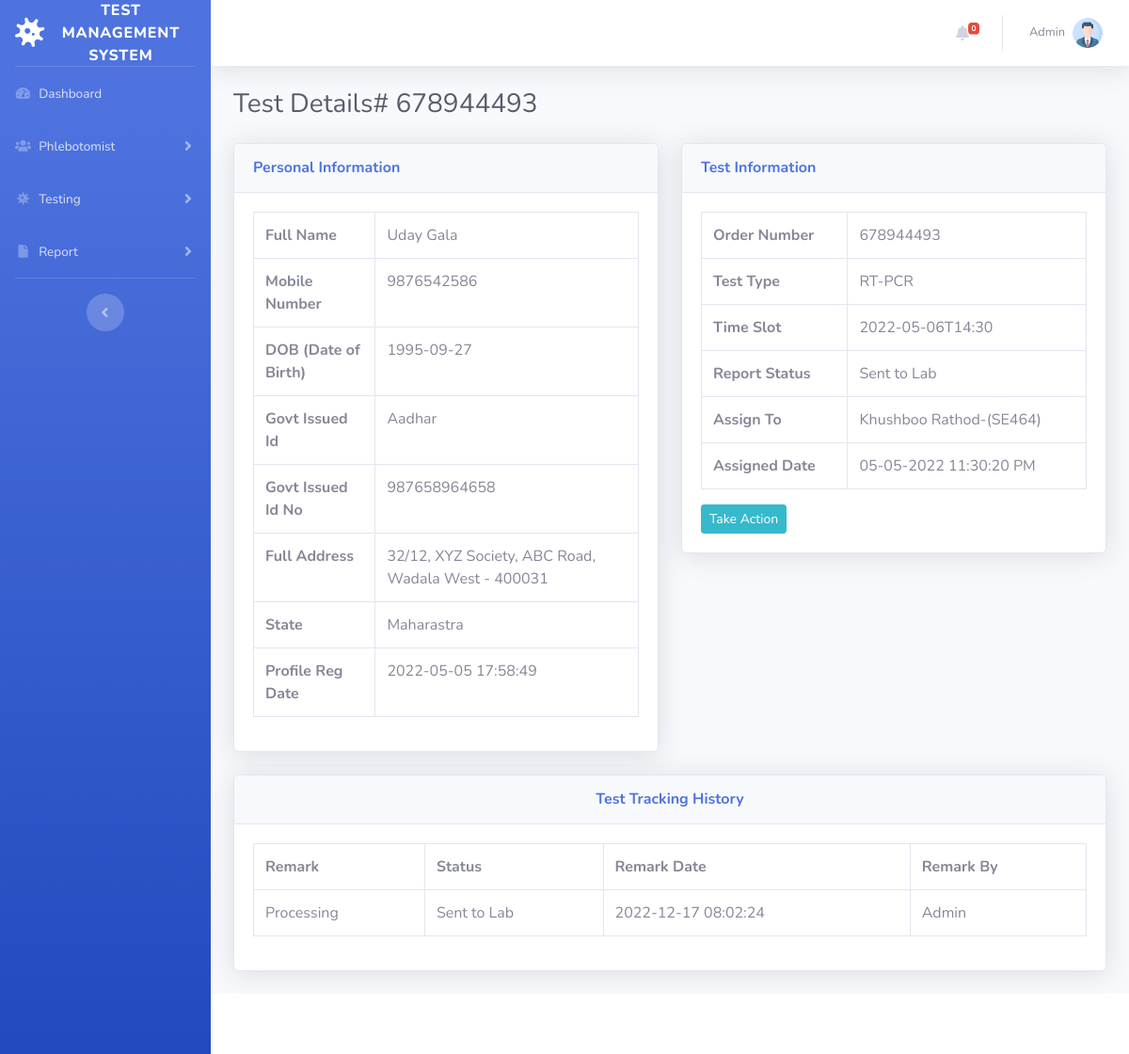
The app's page /test-details.php?tid=1&&oid=678944493 (signed in) with its own data.
### tables this page shows
CREATE TABLE `tbltestrecord` (
  `id` int(11) NOT NULL,
  `OrderNumber` bigint(14) DEFAULT NULL,
  `PatientMobileNumber` bigint(14) DEFAULT NULL,
  `TestType` varchar(100) DEFAULT NULL,
  `TestTimeSlot` varchar(120) DEFAULT NULL,
  `ReportStatus` varchar(100) DEFAULT NULL,
  `FinalReport` varchar(150) DEFAULT NULL,
  `ReportUploadTime` varchar(200) DEFAULT NULL,
  `RegistrationDate` timestamp NULL DEFAULT current_timestamp(),
  `AssignedtoEmpId` varchar(150) DEFAULT NULL,
  `AssigntoName` varchar(180) DEFAULT NULL,
  `AssignedTime` varchar(100) DEFAULT NULL
);

CREATE TABLE `tblpatients` (
  `id` int(11) NOT NULL,
  `FullName` varchar(120) DEFAULT NULL,
  `MobileNumber` bigint(12) DEFAULT NULL,
  `DateOfBirth` date DEFAULT NULL,
  `GovtIssuedId` varchar(150) DEFAULT NULL,
  `GovtIssuedIdNo` varchar(150) DEFAULT NULL,
  `FullAddress` varchar(255) DEFAULT NULL,
  `State` varchar(200) DEFAULT NULL,
  `RegistrationDate` timestamp NOT NULL DEFAULT current_timestamp()
);

CREATE TABLE `tblreporttracking` (
  `id` int(11) NOT NULL,
  `OrderNumber` bigint(40) DEFAULT NULL,
  `Remark` varchar(255) DEFAULT NULL,
  `Status` varchar(120) DEFAULT NULL,
  `PostingTime` timestamp NULL DEFAULT current_timestamp(),
  `RemarkBy` int(5) DEFAULT NULL
);

### test-details.php (the view, shortened to what this page needs)
<?php session_start();
include_once('includes/config.php');
if (strlen($_SESSION['aid']==0)) {
  header('location:logout.php');
  } else{
?>
<!DOCTYPE html>
<html lang="en">
<head>
    <link href="vendor/fontawesome-free/css/all.min.css" rel="stylesheet" type="text/css">
    <link href="css/sb-admin-2.min.css" rel="stylesheet">
</head>
<body id="page-top">
    <div id="wrapper">
<?php include_once('includes/sidebar.php');?>
        <div id="content-wrapper" class="d-flex flex-column">
            <div id="content">
          <?php include_once('includes/topbar.php');?>
                <div class="container-fluid">
                    <h1 class="h3 mb-4 text-gray-800">Test Details# <?php echo intval($_GET['oid']);?></h1>
<div class="row">
<?php
$testid=intval($_GET['tid']);
$query=mysqli_query($con,"select * from tbltestrecord
join tblpatients on tblpatients.MobileNumber=tbltestrecord.PatientMobileNumber
where  tbltestrecord.id='$testid'");
while($row=mysqli_fetch_array($query)){
    ?>
                        <div class="col-lg-6">
                            <div class="card shadow mb-4">
                                <div class="card-header py-3">
                                    <h6 class="m-0 font-weight-bold text-primary">Personal Information</h6>
                                </div>
                                <div class="card-body">
 <table class="table table-bordered"  width="100%" cellspacing="0">
    <tr>
    <th>Full Name</th>
    <td><?php echo $row['FullName'];?></td>
    </tr>
     <tr>
    <th>Mobile Number</th>
    <td><?php echo $row['MobileNumber'];?></td>
    </tr>
     <tr>
    <th>DOB (Date of Birth)</th>
    <td><?php echo $row['DateOfBirth'];?></td>
    </tr>
     <tr>
    <th>Govt Issued Id</th>
    <td><?php echo $row['GovtIssuedId'];?></td>
    </tr>
     <tr>
    <th>Govt Issued Id No</th>
    <td><?php echo $row['GovtIssuedIdNo'];?></td>
    </tr>
     <tr>
    <th>Full Address</th>
    <td><?php echo $row['FullAddress'];?></td>
    </tr>
    <tr>
    <th>State</th>
    <td><?php echo $row['State'];?></td>
    </tr>
    <tr>
    <th>Profile Reg Date</th>
    <td><?php echo $row['RegistrationDate'];?></td>
    </tr>
 </table>
                                </div>
                            </div>
                        </div>
                         <div class="col-lg-6">
                            <div class="card shadow mb-4">
                                <div class="card-header py-3">
                                    <h6 class="m-0 font-weight-bold text-primary">Test Information</h6>
                                </div>
                                <div class="card-body">
 <table class="table table-bordered"  width="100%" cellspacing="0">
    <tr>
    <th>Order Number</th>
    <td><?php echo $row['OrderNumber'];?></td>
    </tr>
    <tr>
    <th>Test Type</th>
    <td><?php echo $row['TestType'];?></td>
    </tr>
    <tr>
    <th>Time Slot</th>
    <td><?php echo $row['TestTimeSlot'];?></td>
    </tr>
 <tr>
    <th>Report Status</th>
    <td><?php if($row['ReportStatus']==''):
              echo "Not Processed yet";
          else:
           echo $row['ReportStatus'];
          endif;
    ?></td>
    </tr>
<?php if($row['AssignedtoEmpId']!=''):?>
  <tr>
    <th>Assign To</th>
    <td><?php echo $row['AssigntoName'];?>-(<?php echo $row['AssignedtoEmpId'];?>)</td>
    </tr>
    <tr>
    <th>Assigned Date</th>
    <td><?php echo $row['AssignedTime'];?></td>
    </tr>
<?php endif;?>
</table>
<?php if($row['AssignedtoEmpId']==''):
    ?>
        <div class="form-group">
      <button type="button" class="btn btn-info btn-sm" data-toggle="modal" data-target="#assignto">Assign To</button>
            </div>
<?php else:
$rstatus=$row['ReportStatus'];
if($rstatus=='Assigned' || $rstatus=='On the Way for Collection' || $rstatus=='Sample Collected' || $rstatus=='Sent to Lab'):?>
<button type="button" class="btn btn-info btn-sm" data-toggle="modal" data-target="#takeaction">Take Action</button>
<?php
endif;
endif;?>
                                </div>
                            </div>
                        </div>
                    </div>
                <?php } ?>
<?php
$orderid=intval($_GET['oid']);
$ret=mysqli_query($con,"select * from tblreporttracking
join tbladmin on tbladmin.ID=tblreporttracking.RemarkBy
where tblreporttracking.OrderNumber='$orderid'");
$num=mysqli_num_rows($ret);
?>
<div class="row">
                         <div class="col-lg-12">
                            <div class="card shadow mb-4">
                                <div class="card-header py-3">
                                    <h6 class="m-0 font-weight-bold text-primary" align="center">Test  Tracking History</h6>
                                </div>
                                <div class="card-body">
<?php if($num>0){
?>
 <table class="table table-bordered"  width="100%" cellspacing="0">
<tr>
    <th>Remark</th>
    <th>Status</th>
    <th>Remark Date</th>
    <th>Remark By</th>
<?php while($result=mysqli_fetch_array($ret)){?>
</tr>
    <tr>
    <td><?php echo $result['Remark'];?></td>
    <td><?php echo $result['Status'];?></td>
    <td><?php echo $result['PostingTime'];?></td>
    <td><?php echo $result['AdminName'];?></td>
    </tr>
<?php } ?>
</table>
         <?php
     } else { ?>
<h4 align="center" style="color:red"> No Tracking history found </h4>
         <?php } ?>
                                </div>
                            </div>
                        </div>
                    </div>
                </div>
            </div>
           <?php include_once('includes/footer.php');?>
        </div>
    </div>
</body>
</html>
<?php } ?>

### includes/sidebar.php (shortened to what this page needs)
        <ul class="navbar-nav bg-gradient-primary sidebar sidebar-dark accordion" id="accordionSidebar">
            <a class="sidebar-brand d-flex align-items-center justify-content-center" href="#">
                <div class="sidebar-brand-icon rotate-n-15">
                    <i class="fas fa-virus"></i>
                </div>
                <div class="sidebar-brand-text mx-3">Test Management System</div>
            </a>
            <hr class="sidebar-divider my-0">
<?php if($_SESSION['aid']):?>
     <li class="nav-item">
                <a class="nav-link" href="dashboard.php">
                    <i class="fas fa-fw fa-tachometer-alt"></i>
                    <span>Dashboard</span></a>
            </li>
    <li class="nav-item">
                <a class="nav-link collapsed" href="#" data-toggle="collapse" data-target="#collapseOne"
                    aria-expanded="true" aria-controls="collapseOne">
                    <i class="fas fa-fw fa-users"></i>
                    <span>Phlebotomist</span>
                </a>
            </li>
     <li class="nav-item">
                <a class="nav-link collapsed" href="#" data-toggle="collapse" data-target="#collapseTwo"
                    aria-expanded="true" aria-controls="collapseTwo">
                    <i class="fas fa-fw fa-virus"></i>
                    <span>Testing</span>
                </a>
            </li>
   <li class="nav-item">
                <a class="nav-link collapsed" href="#" data-toggle="collapse" data-target="#collapseThree"
                    aria-expanded="true" aria-controls="collapseThree">
                    <i class="fas fa-fw fa-file"></i>
                    <span>Report</span>
                </a>
            </li>
<?php endif;    ?>
            <hr class="sidebar-divider d-none d-md-block">
            <div class="text-center d-none d-md-inline">
                <button class="rounded-circle border-0" id="sidebarToggle"></button>
            </div>
        </ul>

### includes/topbar.php (shortened to what this page needs)
      <nav class="navbar navbar-expand navbar-light bg-white topbar mb-4 static-top shadow">
            <?php if($_SESSION['aid']):?>
                    <ul class="navbar-nav ml-auto">
<?php $query=mysqli_query($con,"select * from tbltestrecord where ReportStatus is null");
$count=mysqli_num_rows($query);
?>
                        <li class="nav-item dropdown no-arrow mx-1">
                            <a class="nav-link dropdown-toggle" href="#" id="alertsDropdown" role="button"
                                data-toggle="dropdown" aria-haspopup="true" aria-expanded="false">
                                <i class="fas fa-bell fa-fw"></i>
                                <span class="badge badge-danger badge-counter"><?php echo $count;?></span>
                            </a>
                        </li>
                        <li class="nav-item dropdown no-arrow">
                            <a class="nav-link dropdown-toggle" href="#" id="userDropdown" role="button"
                                data-toggle="dropdown" aria-haspopup="true" aria-expanded="false">
                <?php
$adid=$_SESSION['aid'];
$ret1=mysqli_query($con,"select AdminName from tbladmin where ID='$adid'");
while($row1=mysqli_fetch_array($ret1)){
?>
                                <span class="mr-2 d-none d-lg-inline text-gray-600 small"><?php  echo $row1['AdminName'];?></span>
                           <?php } ?>
                                <img class="img-profile rounded-circle"
                                    src="img/profile.png">
                            </a>
                        </li>
                    </ul>
                <?php endif;?>
                </nav>

### includes/footer.php (shortened to what this page needs)
<footer class="sticky-footer bg-white">
</footer>

### records on screen
tbltestrecord: tblpatients.FullName "Uday Gala", tblpatients.MobileNumber "9876542586", tblpatients.DateOfBirth "1995-09-27", tblpatients.GovtIssuedId "Aadhar", tblpatients.GovtIssuedIdNo "987658964658", tblpatients.FullAddress "32/12, XYZ Society, ABC Road, Wadala West - 400031", tblpatients.State "Maharastra", tblpatients.RegistrationDate "2022-05-05 17:58:49", OrderNumber "678944493", TestType "RT-PCR", TestTimeSlot "2022-05-06T14:30", ReportStatus "Sent to Lab", AssigntoName "Khushboo Rathod", AssignedtoEmpId "SE464", AssignedTime "05-05-2022 11:30:20 PM", shows "Take Action"
tblreporttracking: Remark "Processing", Status "Sent to Lab", PostingTime "2022-12-17 08:02:24", tbladmin.AdminName "Admin"

### other values on screen
$count "0"
$row1['AdminName'] "Admin"
$_GET['oid'] "678944493"
